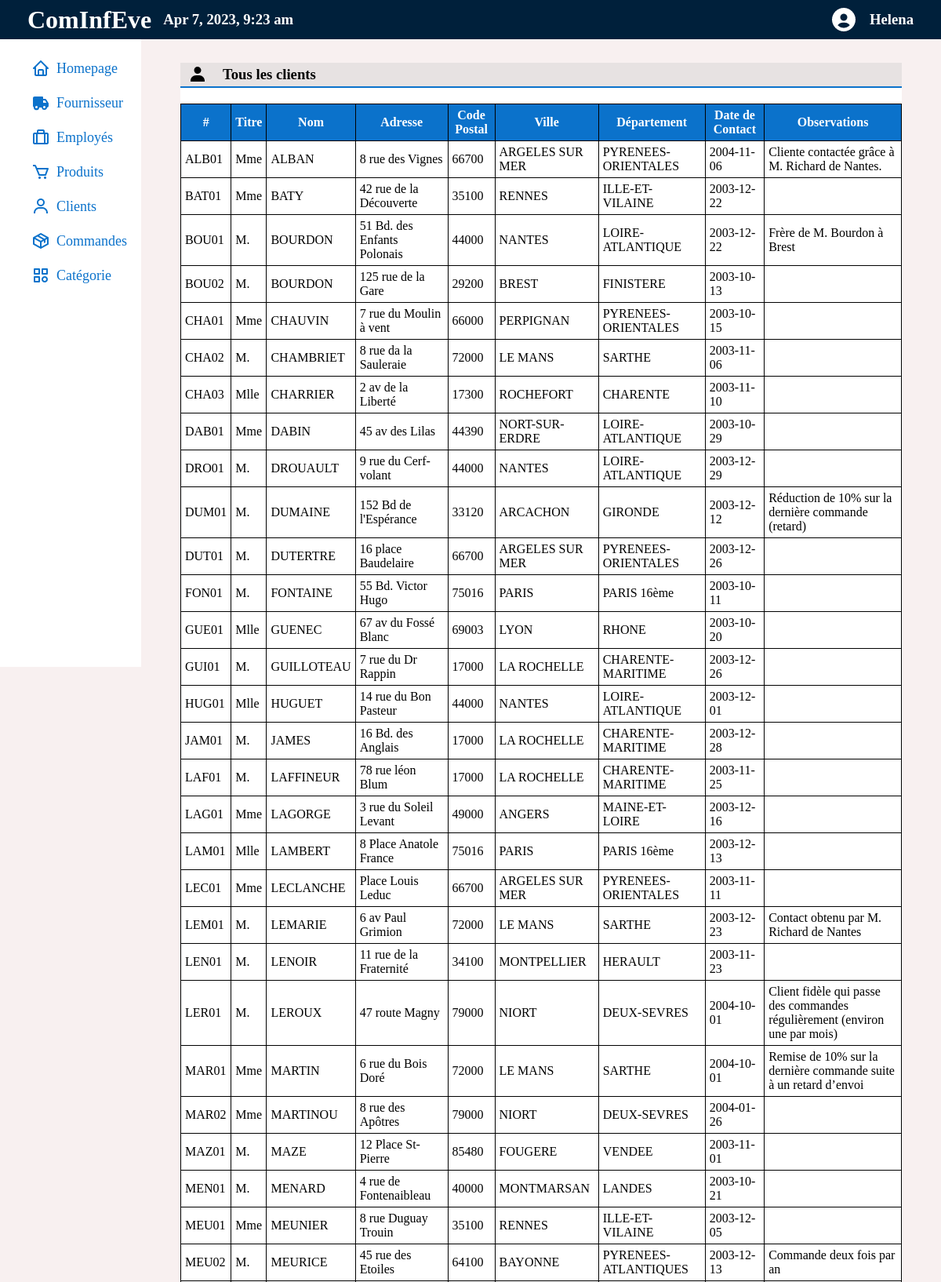
/clients.php (upper part), run on the app's committed database.
### tables this page shows
CREATE TABLE `client` (
  `codeClient` varchar(5) NOT NULL,
  `titre` varchar(4) NOT NULL,
  `nomClient` varchar(40) NOT NULL,
  `adresse` text NOT NULL,
  `codePostal` varchar(5) NOT NULL,
  `ville` varchar(30) NOT NULL,
  `departement` varchar(30) NOT NULL,
  `dateDeContact` date NOT NULL,
  `observations` text NOT NULL
);

### script_index.php (called while the page is built, shortened)
<?php
       function getConnection(){
           $server="127.0.0.1";
           $login="marra";
           $password="nicolas";
           $db="cominfeve";
           if( !$id_connection = mysqli_connect($server, $login, $password, $db) )
           {
               die("<p class=\"erreur\">Echec de connexion au serveur de base de données \"".$server."\".</p>");
           }
           return $id_connection;
       }
   ?>

### script_view.php (called while the page is built, shortened)
<?php
    require "script_index.php";
    function showClients()
    {
        $requet="SELECT * from client;";
			if( !$resultat = mysqli_query (getConnection(), $requet))
			{
                echo "<p class=\"erreur\">Erreur de requête sur la base de données \"".$db."\".</p>";
			}
            return $resultat;
    }
?>

### clients.php (the view, shortened to what this page needs)
<!DOCTYPE html>
<html lang="fr">
    <head>
        <?php require "script_view.php" ?>
    </head>
    <body>
    <header>
        <div id="logo-date">
        <h1>ComInfEve</h1>
        <h3><?php date_default_timezone_set('Europe/Paris');  echo date("M j, Y, g:i a");?></h3>
        </div>
        <div id="user">
            <img src="./assets/user-circle-solid-36.png" alt="">
            <h3>Helena</h3>
        </div>
    </header>
    <div id="wrapper">
    <nav>
    <ul>
        <li><a href="./index.php"><img src="./assets/home-regular-24.png" alt="home logo">  Homepage</a></li>
        <li><a href="./fournisseur.php"><img src="./assets/truck-solid-24.png" alt="fournisseur logo"> Fournisseur</a></li>
        <li><a href="./employe.php"><img src="./assets/briefcase-alt-regular-24.png" alt="employés logo">Employés</a></li>
        <li><a href="./produits.php"><img src="./assets/cart-regular-24.png" alt="produits logo">Produits</a></li>
        <li><a href="#"><img src="./assets/user-regular-24.png" alt="clients logo">Clients</a></li>
        <li><a href="./commandes.php"><img src="./assets/package-regular-24.png" alt="">Commandes</a></li>
        <li><a href="./categories.php"><img src="./assets/category-regular-24.png" alt="catégorie logo">Catégorie</a></li>
    </ul>
    </nav>
    <main >
    <div class="add-view">
    <div class="view">
        <div class="top">
        <img src="./assets/bxs-user.svg" alt="icône catégorie">
        <h3>Tous les clients</h3>
        </div>
        <div class="ligne">
        </div>
        <div>
        <table>
            <tr>
                <th>#</th>
                <th>Titre</th>
                <th>Nom</th>
                <th>Adresse</th>
                <th>Code Postal</th>
                <th>Ville</th>
                <th>Département</th>
                <th>Date de Contact</th>
                <th>Observations</th>
            </tr>
            <?php
            $resultat = showClients();
            while ($colonne = mysqli_fetch_row($resultat))
            {
                 echo "<tr> <td>$colonne[0]</td> <td>$colonne[1]</td> <td>$colonne[2]</td> <td>$colonne[3]</td> <td>$colonne[4]</td> <td>$colonne[5]</td> <td>$colonne[6]</td> <td>$colonne[7]</td> <td>$colonne[8]</td></tr>";
            }
            ?>
        </table>
        </div>
    </div>
    </div>
    </main>
    </div>
</body>
</html>

### data on the page
client: codeClient "ALB01", titre "Mme", nomClient "ALBAN", adresse "8 rue des Vignes", codePostal "66700", ville "ARGELES SUR MER", departement "PYRENEES-ORIENTALES", dateDeContact "2004-11-06", observations "Cliente contactée grâce à M. Richard de Nantes."
client: codeClient "BAT01", titre "Mme", nomClient "BATY", adresse "42 rue de la Découverte", codePostal "35100", ville "RENNES", departement "ILLE-ET-VILAINE", dateDeContact "2003-12-22"
client: codeClient "BOU01", titre "M.", nomClient "BOURDON", adresse "51 Bd. des Enfants Polonais", codePostal "44000", ville "NANTES", departement "LOIRE-ATLANTIQUE", dateDeContact "2003-12-22", observations "Frère de M. Bourdon à Brest"
client: codeClient "BOU02", titre "M.", nomClient "BOURDON", adresse "125 rue de la Gare", codePostal "29200", ville "BREST", departement "FINISTERE", dateDeContact "2003-10-13"
client: codeClient "CHA01", titre "Mme", nomClient "CHAUVIN", adresse "7 rue du Moulin à vent", codePostal "66000", ville "PERPIGNAN", departement "PYRENEES-ORIENTALES", dateDeContact "2003-10-15"
client: codeClient "CHA02", titre "M.", nomClient "CHAMBRIET", adresse "8 rue da la Sauleraie", codePostal "72000", ville "LE MANS", departement "SARTHE", dateDeContact "2003-11-06"
client: codeClient "CHA03", titre "Mlle", nomClient "CHARRIER", adresse "2 av de la Liberté", codePostal "17300", ville "ROCHEFORT", departement "CHARENTE", dateDeContact "2003-11-10"
client: codeClient "DAB01", titre "Mme", nomClient "DABIN", adresse "45 av des Lilas", codePostal "44390", ville "NORT-SUR-ERDRE", departement "LOIRE-ATLANTIQUE", dateDeContact "2003-10-29"
client: codeClient "DRO01", titre "M.", nomClient "DROUAULT", adresse "9 rue du Cerf-volant", codePostal "44000", ville "NANTES", departement "LOIRE-ATLANTIQUE", dateDeContact "2003-12-29"
client: codeClient "DUM01", titre "M.", nomClient "DUMAINE", adresse "152 Bd de l'Espérance", codePostal "33120", ville "ARCACHON", departement "GIRONDE", dateDeContact "2003-12-12", observations "Réduction de 10% sur la dernière commande (retard)"
client: codeClient "DUT01", titre "M.", nomClient "DUTERTRE", adresse "16 place Baudelaire", codePostal "66700", ville "ARGELES SUR MER", departement "PYRENEES-ORIENTALES", dateDeContact "2003-12-26"
client: codeClient "FON01", titre "M.", nomClient "FONTAINE", adresse "55 Bd. Victor Hugo", codePostal "75016", ville "PARIS", departement "PARIS 16ème", dateDeContact "2003-10-11"
client: codeClient "GUE01", titre "Mlle", nomClient "GUENEC", adresse "67 av du Fossé Blanc", codePostal "69003", ville "LYON", departement "RHONE", dateDeContact "2003-10-20"
client: codeClient "GUI01", titre "M.", nomClient "GUILLOTEAU", adresse "7 rue du Dr Rappin", codePostal "17000", ville "LA ROCHELLE", departement "CHARENTE-MARITIME", dateDeContact "2003-12-26"
client: codeClient "HUG01", titre "Mlle", nomClient "HUGUET", adresse "14 rue du Bon Pasteur", codePostal "44000", ville "NANTES", departement "LOIRE-ATLANTIQUE", dateDeContact "2003-12-01"
client: codeClient "JAM01", titre "M.", nomClient "JAMES", adresse "16 Bd. des Anglais", codePostal "17000", ville "LA ROCHELLE", departement "CHARENTE-MARITIME", dateDeContact "2003-12-28"
client: codeClient "LAF01", titre "M.", nomClient "LAFFINEUR", adresse "78 rue léon Blum", codePostal "17000", ville "LA ROCHELLE", departement "CHARENTE-MARITIME", dateDeContact "2003-11-25"
client: codeClient "LAG01", titre "Mme", nomClient "LAGORGE", adresse "3 rue du Soleil Levant", codePostal "49000", ville "ANGERS", departement "MAINE-ET-LOIRE", dateDeContact "2003-12-16"
client: codeClient "LAM01", titre "Mlle", nomClient "LAMBERT", adresse "8 Place Anatole France", codePostal "75016", ville "PARIS", departement "PARIS 16ème", dateDeContact "2003-12-13"
client: codeClient "LEC01", titre "Mme", nomClient "LECLANCHE", adresse "Place Louis Leduc", codePostal "66700", ville "ARGELES SUR MER", departement "PYRENEES-ORIENTALES", dateDeContact "2003-11-11"
client: codeClient "LEM01", titre "M.", nomClient "LEMARIE", adresse "6 av Paul Grimion", codePostal "72000", ville "LE MANS", departement "SARTHE", dateDeContact "2003-12-23", observations "Contact obtenu par M. Richard de Nantes"
client: codeClient "LEN01", titre "M.", nomClient "LENOIR", adresse "11 rue de la Fraternité", codePostal "34100", ville "MONTPELLIER", departement "HERAULT", dateDeContact "2003-11-23"
client: codeClient "LER01", titre "M.", nomClient "LEROUX", adresse "47 route Magny", codePostal "79000", ville "NIORT", departement "DEUX-SEVRES", dateDeContact "2004-10-01", observations "Client fidèle qui passe des commandes régulièrement (environ une par mois)"
client: codeClient "MAR01", titre "Mme", nomClient "MARTIN", adresse "6 rue du Bois Doré", codePostal "72000", ville "LE MANS", departement "SARTHE", dateDeContact "2004-10-01", observations "Remise de 10% sur la dernière commande suite à un retard d’envoi"
client: codeClient "MAR02", titre "Mme", nomClient "MARTINOU", adresse "8 rue des Apôtres", codePostal "79000", ville "NIORT", departement "DEUX-SEVRES", dateDeContact "2004-01-26"
client: codeClient "MAZ01", titre "M.", nomClient "MAZE", adresse "12 Place St-Pierre", codePostal "85480", ville "FOUGERE", departement "VENDEE", dateDeContact "2003-11-01"
client: codeClient "MEN01", titre "M.", nomClient "MENARD", adresse "4 rue de Fontenaibleau", codePostal "40000", ville "MONTMARSAN", departement "LANDES", dateDeContact "2003-10-21"
client: codeClient "MEU01", titre "Mme", nomClient "MEUNIER", adresse "8 rue Duguay Trouin", codePostal "35100", ville "RENNES", departement "ILLE-ET-VILAINE", dateDeContact "2003-12-05"
client: codeClient "MEU02", titre "M.", nomClient "MEURICE", adresse "45 rue des Etoiles", codePostal "64100", ville "BAYONNE", departement "PYRENEES-ATLANTIQUES", dateDeContact "2003-12-13", observations "Commande deux fois par an"
